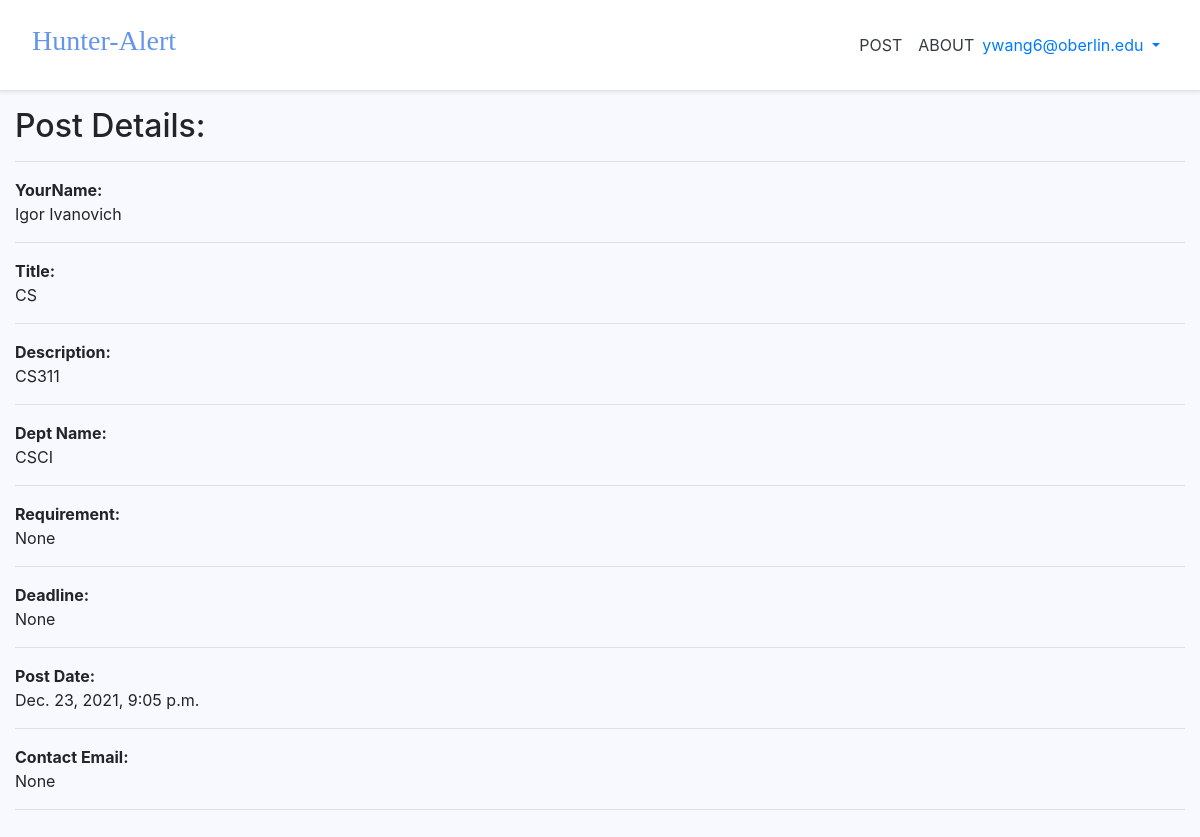
/13/ (signed in), run on the app's committed database.
### accounts/models.py (models this page shows, shortened)
class CustomUser(AbstractUser):
    pass

### pages/models.py (models this page shows, shortened)
class Post(models.Model):
    class DeptName(models.TextChoices):
        Africana_Studies = "Africana Studies"
        Anthropology = "Anthropology"
        Archaeological_Studies = "Archaeological Studies"
        Art_History = "Art History"
        Studio_Art = "Studio Art"
        Athletics_and_Physical_Education = "Athletics and Physical Education"
        Biology = "Biology"
        Chemistry_and_Biochemistry = "Chemistry and Biochemistry"
        Cinema_Studies = "Cinema Studies"
        Classics = "Classics"
        Comparative_American_Studies = "Comparative American Studies"
        Comparative_Literature = "Comparative Literature"
        Computer_Science = "Computer Science"
        Creative_Writing = "Creative Writing"
        Dance = "Dance"
        Chinese = "Chinese"
        Japanese = "Japanese"
        East_Asian_Studies = "East Asian Studies"
        Economics = "Economics"
        Engineering = "Engineering"
        English = "English"
        Environmental_Studies = "Environmental Studies"
        French = "French"
        Italian = "Italian"
        Gender_Sexuality_and_Feminist_Studies = "Gender, Sexuality, and Feminist Studies"
        Geology = "Geology"
        German_Language_and_Literatures = "German Language and Literatures"
        Hispanic_Studies = "Hispanic Studies"
        History = "History"
        Jewish_Studies = "Jewish Studies"
        Latin_American_Studies = "Latin American Studies"
        Law_and_Society = "Law and Society"
        Learning_Across_Disciplines = "Learning Across the Disciplines"
        Mathematics = "Mathematics"
        Middle_East_and_North_Africa_Studies = "Middle East and North Africa Studies"
        Musical_Studies = "Musical Studies"
        Neuroscience = "Neuroscience"
        Philosophy = "Philosophy"
        Physics = "Physics"
        Astronomy = "Astronomy"
        Politics = "Politics"
        Psychology = "Psychology"
        Religion = "Religion"
        Rhetoric_and_Composition = "Rhetoric and Composition"
        Russian_Language_Literature_and_Culture = "Russian Language, Literature and Culture"
        Russian_and_East_European_Studies = "Russian and East European Studies"
        Sociology = "Sociology"
        Theater = "Theater"
        Non_Academic = "Other than academic"
    user = models.ForeignKey(CustomUser, null=True, on_delete=models.CASCADE)
    yourname = models.CharField(max_length=120, null=True)
    title = models.CharField(max_length=120, null=True)
    description = models.TextField(blank=False, null=True)
    dept_name = models.CharField(max_length=120, choices=DeptName.choices, default=DeptName.Non_Academic)
    requirement = models.TextField(blank=False, null=True)
    deadline = models.CharField(max_length=120, null=True)
    date_posted = models.DateTimeField(default=timezone.now)
    email = models.CharField(max_length=50, null=True)

### pages/views.py (the view)
# urls.py: path('<detail_id>/', DetailView, name='detail'),
def DetailView(request, detail_id):
    detail = Post.objects.get(id=detail_id)
    context = {'detail': detail}
    return render(request, 'pages/detail.html', context)

### templates/pages/detail.html
{% extends '_base.html' %}
{% load static %}
{% block content %}
<div class="main">
    <h2>Post Details:</h2>
    <hr>
    <p><b>YourName: </b> <br> {{ detail.yourname }} <hr> </p>
    <p><b>Title:</b> <br> {{ detail.title }} <hr> </p>
    <p><b>Description:</b> <br> {{ detail.description }} <hr> </p>
    <p><b>Dept Name:</b> <br> {{ detail.dept_name }}<hr> </p>
    <p><b>Requirement:</b> <br> {{ detail.requirement }}<hr> </p>
    <p><b>Deadline:</b> <br> {{ detail.deadline }}<hr> </p>
    <p><b>Post Date:</b> <br> {{ detail.date_posted}}<hr> </p>
    <p><b>Contact Email:</b> <br> {{ detail.email }}<hr> </p>
</div>
{% endblock content %}

### templates/_base.html (shortened to what this page needs)
{% load static %}
<!DOCTYPE html>
<html lang="en">
<body style="background-color:GhostWhite;">
<head>
{% block css %}
<link rel="stylesheet" href="https://cdn.jsdelivr.net/npm/bootstrap@4.5.3/dist/css/bootstrap.min.css">
<link rel="stylesheet" href="https://cdnjs.cloudflare.com/ajax/libs/font-awesome/4.7.0/css/font-awesome.min.css">
<link rel="stylesheet" href="{% static 'css/base.css' %}">
{% endblock %}
</head>
<body>
  <main role="main">
    <div class="d-flex flex-column flex-md-row align-items-center p-3 px-md-4 mb-3 bg-white border-bottom shadow-sm">
      <h3 class="mr-auto p-2" style="font-family: Chalkduster">
        <a  href="{% url 'home' %}" style="color:#6495ED;">Hunter-Alert</a>
      </h3>
      <a class="p-2 text-dark" href="{% url 'post' %}">POST</a>
      <a class="p-2 text-dark" href="{% url 'about' %}">ABOUT</a>
      <nav class="my-2 my-md-0 mr-md-3">
        {% if user.is_authenticated %}
        <ul class="navbar-nav ml-auto">
          <li class="nav-item">
            <a class="nav-link dropdown-toggle" href="#" id="userMenu" data-toggle="dropdown" aria-haspopup="true" aria-expanded="false">
              {{ user.email }}
            </a>
          </li>
        </ul>
        {% else %}
        <form class="form-inline ml-auto">
          <a href="{% url 'account_login' %}" class="btn btn-outline-secondary">Log in</a>
          <a href="{% url 'account_signup' %}" class="btn btn-primary ml-2">Sign up</a>
        </form>
        {% endif %}
      </nav>
  </main>
  <div class="container">
    {% block content %}{% endblock content %}
  </div>
</body>
</html>

### static/css/base.css (style rules this page uses)
html { position: relative; min-height: 100%; font-size: 14px; }
@media (min-width: 768px) { html { font-size: 16px; } }
body { margin-bottom: 60px; }
.container { max-width: 1480px; }

### data on the page
CustomUser: email "ywang6@oberlin.edu"
Post: yourname "Igor Ivanovich", title "CS", description "CS311", dept_name "CSCI", requirement "None", deadline "None", date_posted "Dec. 23, 2021, 9:05 p.m.", email "None"
